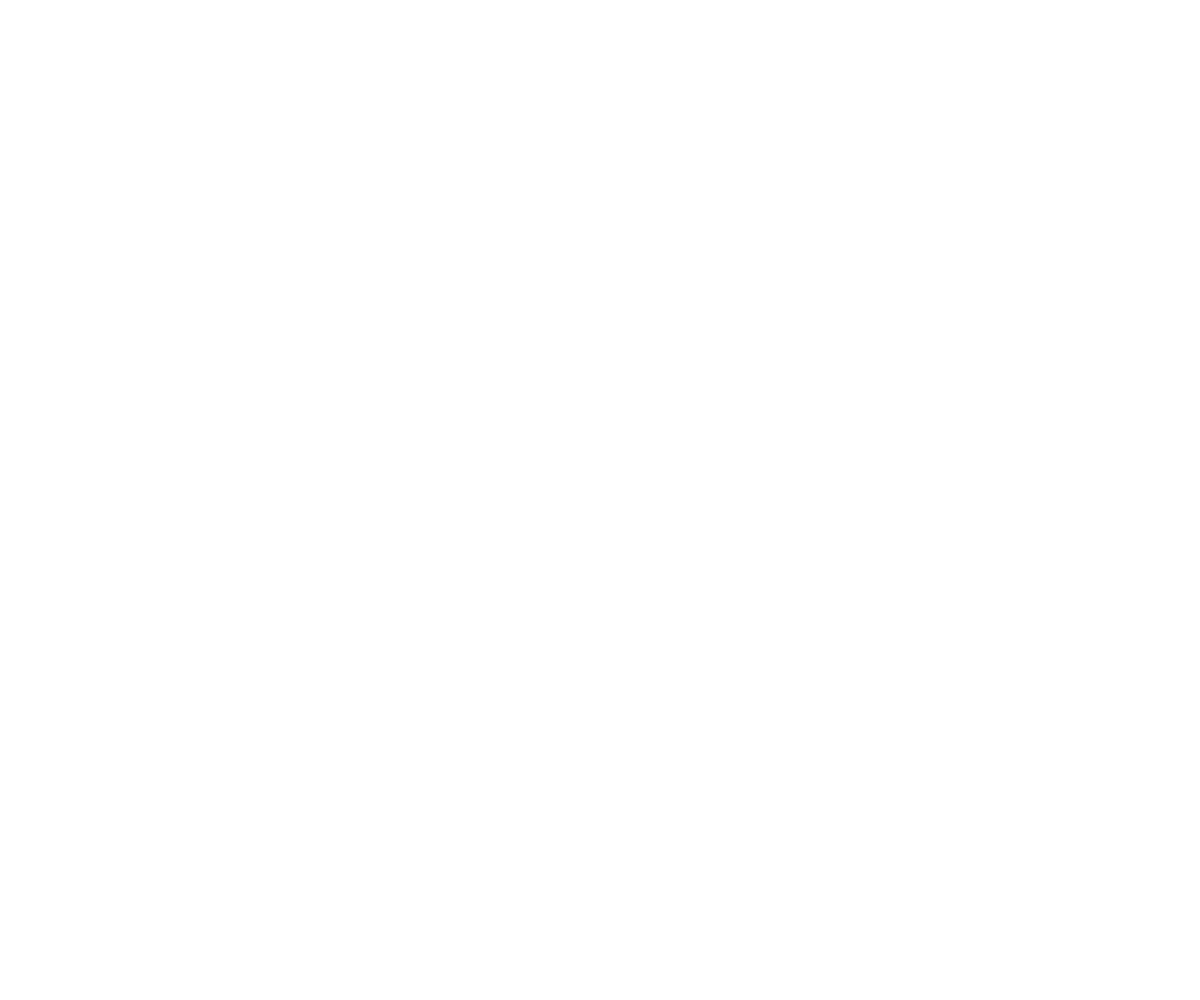
Frame 1 (no input)
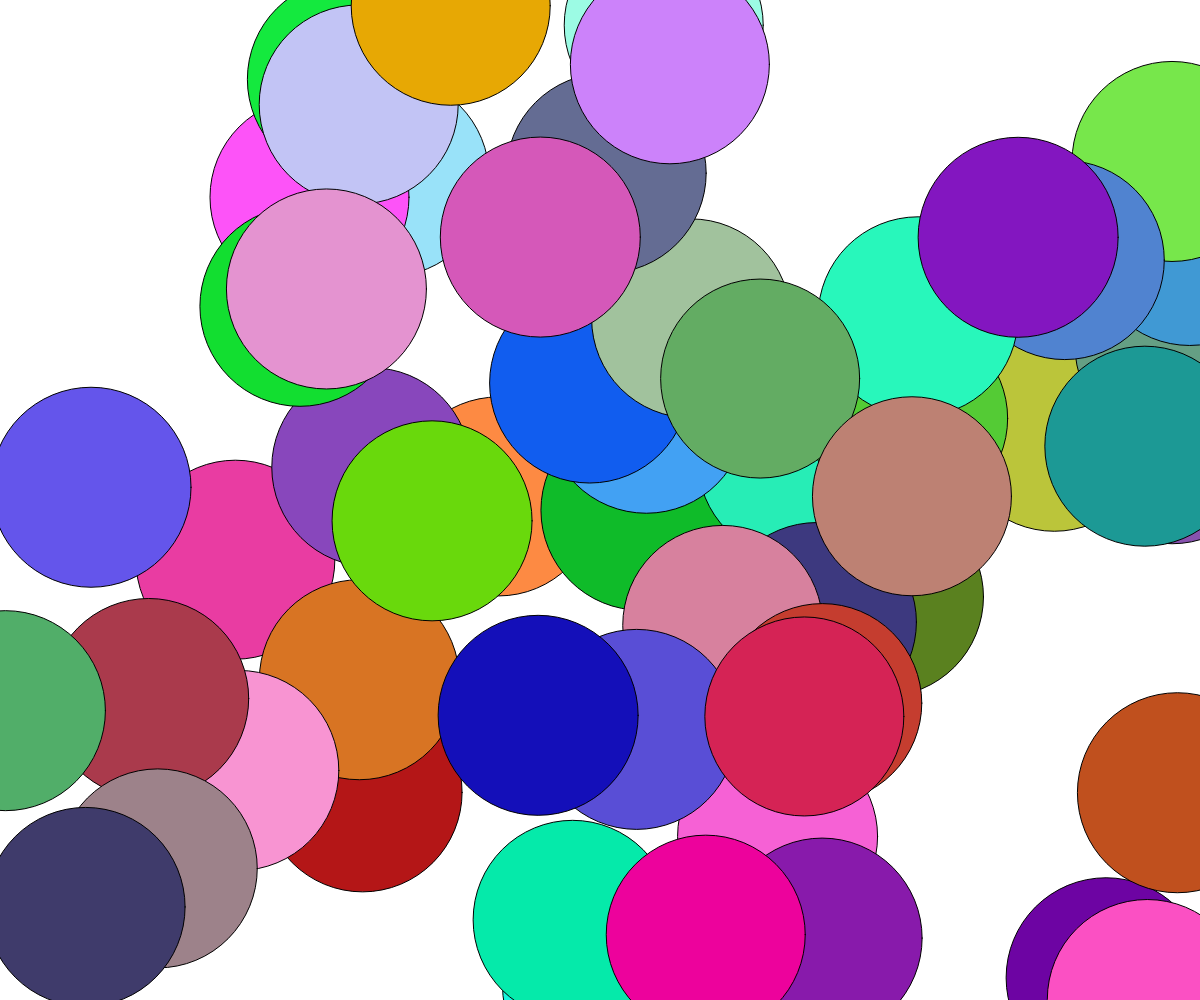
Frame 60 (no input)
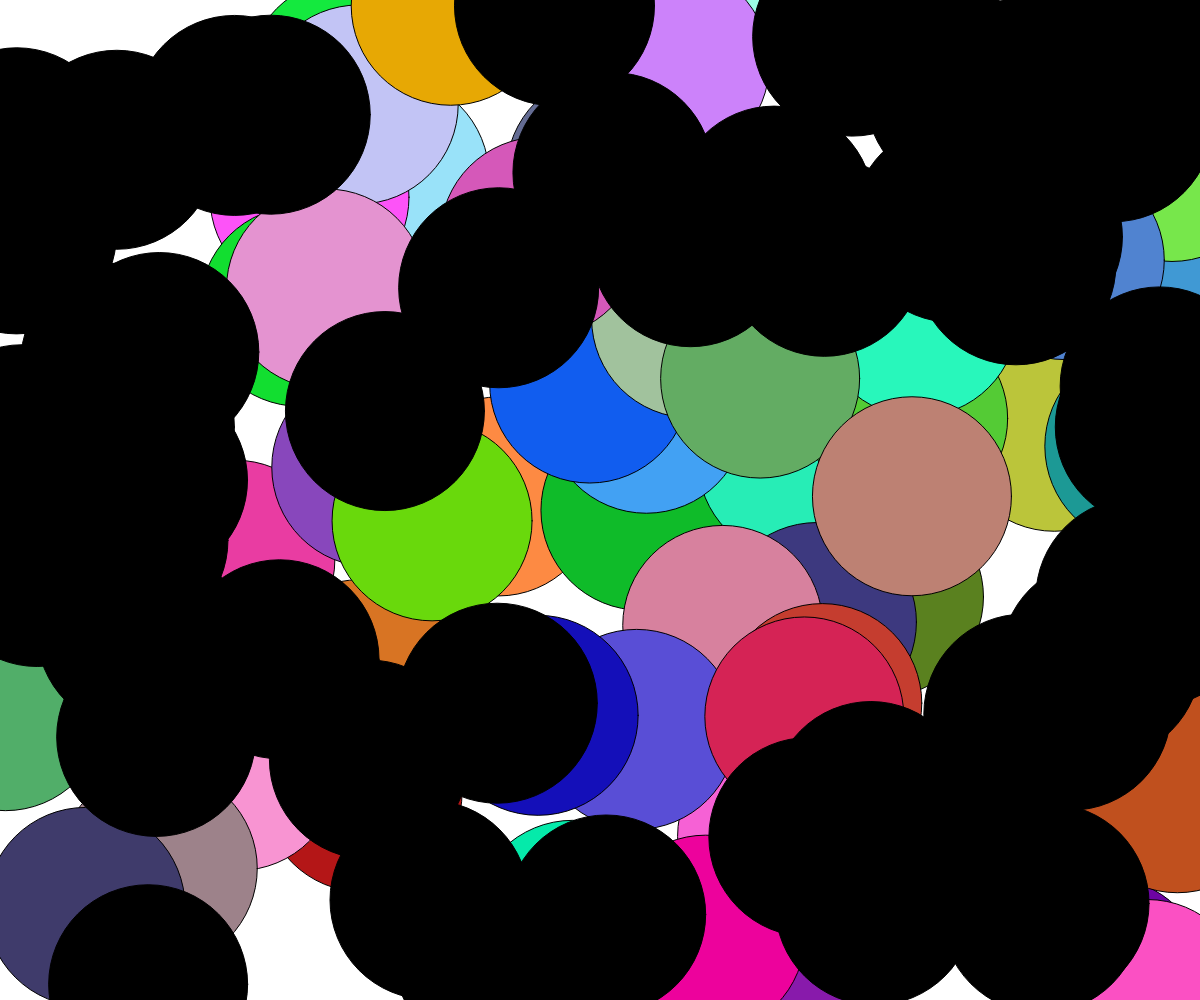
Frame 120 (the mouse pressed at the canvas centre since frame 60)

The p5.js sketch that drew these frames (run headless with seeded random() and noise() and a simulated clock; from frame 60 on, the mouse is pressed at the canvas centre):

// p5.js sketch
// ── sketch.js
function setup() {
  createCanvas(windowWidth, windowHeight);
  background(255);
}

var growth_direction = 1;
var low_rad = 200;
var high_rad = 300;
var rad = low_rad;

function draw() {
  if (mouseIsPressed) {
    fill(0);
  } else {
    fill(Math.floor(255 * Math.random()), Math.floor(255 * Math.random()), Math.floor(255 * Math.random()));
  }
  if ( rad <= low_rad || rad >= high_rad) {
    growth_direction *= -1;
  }
  rad += growth_direction;
  //ellipse(mouseX, mouseY, rad, rad);
  
  var x = windowWidth * Math.random();
  var y = windowHeight * Math.random();
  if ( !(Math.abs( x - mouseX ) < rad && Math.abs( y - mouseY ) < rad) ) {
    ellipse(x, y, rad, rad);
  }
}
